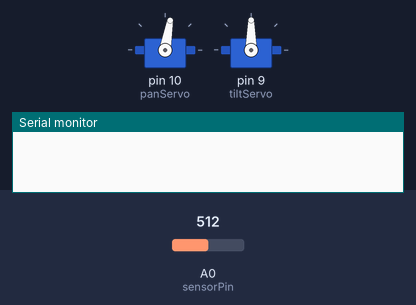
Bench run of a sketch on a simulated Arduino Uno, built with avr-gcc and run on an emulated ATmega328P. Parts: 2 × servo, the last lines printed to the serial monitor. The test bench sets the inputs (shaded band); at power-on: A0 (sensorPin) = 512.

Above: at 0.1 s.
At 1.1 s:
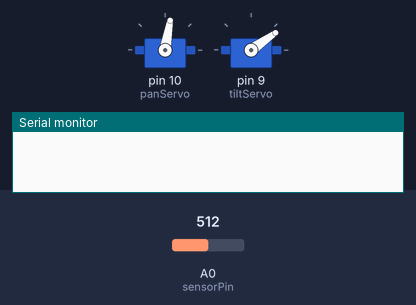
At 5.27 s:
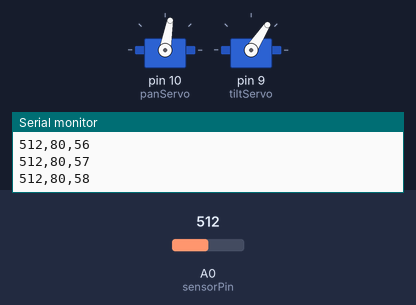
At 39.21 s:
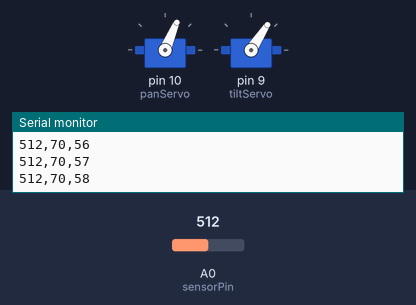
Timing chart, 0 to 40.0 s (numbered marks = the images above):
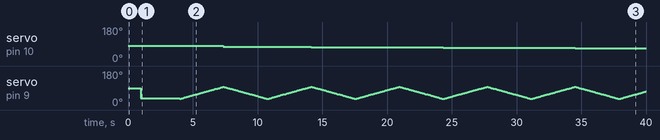

Measured:
- by itself, servo on pin 10 (panServo): moves from 80° to 67° over 30.5 s

The sketch:

LinearPath.ino
```cpp
#include <Servo.h>

Servo panServo;
Servo tiltServo;

int startPan = 80;
int panPos = startPan;
int startTilt = 35;
int endPan = 30;
int endTilt = 65;
int panStep = 1;
int tiltStep = 1;
int tiltDelay = 50;
int panDelay = 20;
int sensorPin = A0;
float mutliplier = 0.96666;

void setServoInit() {
  // Set servo initial positions
  panServo.write(startPan);
  delay(1000);
  tiltServo.write(startTilt);
  delay(3000);
}

void setup() {
  panServo.attach(10);
  tiltServo.attach(9);
  Serial.begin(9600);
  setServoInit();
}

float getReading() {
  // Get 5 sensor readings and return their average
  float rawRead1 = analogRead(sensorPin);
  float rawRead2 = analogRead(sensorPin);
  float rawRead3 = analogRead(sensorPin);
  float rawRead4 = analogRead(sensorPin);
  float rawRead5 = analogRead(sensorPin);
  return (rawRead1 + rawRead2 + rawRead3 + rawRead4 + rawRead5)/5;
}


void sendReadings(int reading, int pan, int tilt) {
  // Send a sensor reading with pan and tilt over serial
  Serial.print(reading);    Serial.print(",");
  Serial.print(pan);        Serial.print(",");
  Serial.println(tilt);
}

void tiltUp() {
  // Tilt sensor up, sending sensor readings at each position
  for (int pos=startTilt; pos<= startTilt + endTilt; pos+=tiltStep) {
      tiltServo.write(pos*mutliplier);
      delay(tiltDelay);
      sendReadings(getReading(), panPos, pos);
    }
}

void tiltDown() {
  // Tilt sensor down, sending sensor readings at each position
  for (int pos=startTilt + endTilt; pos>= startTilt; pos-=tiltStep) {
      tiltServo.write(pos*mutliplier);
      delay(tiltDelay);
      sendReadings(getReading(), panPos, pos);
    }
}

void loop() {
  while (panPos - 2*panStep >= endPan) {
    // Pan the sensor while tilting up and down
    tiltUp();
    panPos-=panStep;
    panServo.write(panPos*mutliplier);
    delay(panDelay);
    tiltDown();
    panPos-=panStep;
    panServo.write(panPos*mutliplier);
    delay(panDelay);
  }
  panPos = startPan;
  setServoInit();
  delay(5000);
}
```
